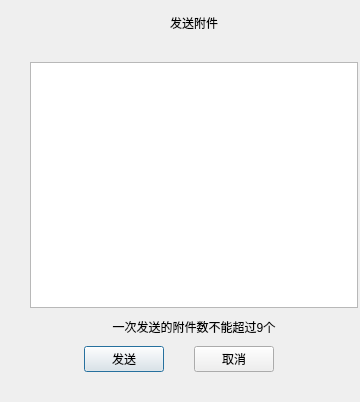
<?xml version="1.0" encoding="UTF-8"?>
<ui version="4.0">
 <class>TNBatchSendFileConfirmDialog</class>
 <widget class="QDialog" name="TNBatchSendFileConfirmDialog">
  <property name="geometry">
   <rect>
    <x>0</x>
    <y>0</y>
    <width>360</width>
    <height>402</height>
   </rect>
  </property>
  <property name="sizePolicy">
   <sizepolicy hsizetype="Expanding" vsizetype="Expanding">
    <horstretch>0</horstretch>
    <verstretch>0</verstretch>
   </sizepolicy>
  </property>
  <property name="minimumSize">
   <size>
    <width>360</width>
    <height>402</height>
   </size>
  </property>
  <property name="maximumSize">
   <size>
    <width>360</width>
    <height>422</height>
   </size>
  </property>
  <property name="windowTitle">
   <string/>
  </property>
  <layout class="QVBoxLayout" name="verticalLayout_2">
   <property name="spacing">
    <number>10</number>
   </property>
   <property name="leftMargin">
    <number>30</number>
   </property>
   <property name="topMargin">
    <number>14</number>
   </property>
   <property name="rightMargin">
    <number>2</number>
   </property>
   <property name="bottomMargin">
    <number>30</number>
   </property>
   <item>
    <widget class="QLabel" name="chooseCardTitleLabel">
     <property name="text">
      <string>发送附件</string>
     </property>
     <property name="alignment">
      <set>Qt::AlignCenter</set>
     </property>
     <property name="indent">
      <number>-30</number>
     </property>
    </widget>
   </item>
   <item>
    <layout class="QVBoxLayout" name="verticalLayout">
     <property name="topMargin">
      <number>20</number>
     </property>
     <item>
      <widget class="QTableWidget" name="cardTableWidget"/>
     </item>
    </layout>
   </item>
   <item>
    <widget class="QLabel" name="warningTipLabel">
     <property name="text">
      <string>一次发送的附件数不能超过9个</string>
     </property>
     <property name="alignment">
      <set>Qt::AlignCenter</set>
     </property>
    </widget>
   </item>
   <item>
    <layout class="QHBoxLayout" name="horizontalLayout" stretch="1,0,0,0,1">
     <property name="topMargin">
      <number>0</number>
     </property>
     <property name="rightMargin">
      <number>30</number>
     </property>
     <item>
      <spacer name="horizontalSpacer">
       <property name="orientation">
        <enum>Qt::Horizontal</enum>
       </property>
       <property name="sizeHint" stdset="0">
        <size>
         <width>20</width>
         <height>20</height>
        </size>
       </property>
      </spacer>
     </item>
     <item>
      <widget class="QPushButton" name="okButton">
       <property name="cursor">
        <cursorShape>PointingHandCursor</cursorShape>
       </property>
       <property name="text">
        <string>发送</string>
       </property>
      </widget>
     </item>
     <item>
      <spacer name="horizontalSpacer_3">
       <property name="orientation">
        <enum>Qt::Horizontal</enum>
       </property>
       <property name="sizeHint" stdset="0">
        <size>
         <width>20</width>
         <height>20</height>
        </size>
       </property>
      </spacer>
     </item>
     <item>
      <widget class="QPushButton" name="cancelButton">
       <property name="cursor">
        <cursorShape>PointingHandCursor</cursorShape>
       </property>
       <property name="text">
        <string>取消</string>
       </property>
      </widget>
     </item>
     <item>
      <spacer name="horizontalSpacer_2">
       <property name="orientation">
        <enum>Qt::Horizontal</enum>
       </property>
       <property name="sizeHint" stdset="0">
        <size>
         <width>20</width>
         <height>20</height>
        </size>
       </property>
      </spacer>
     </item>
    </layout>
   </item>
  </layout>
 </widget>
 <resources/>
 <connections/>
</ui>
